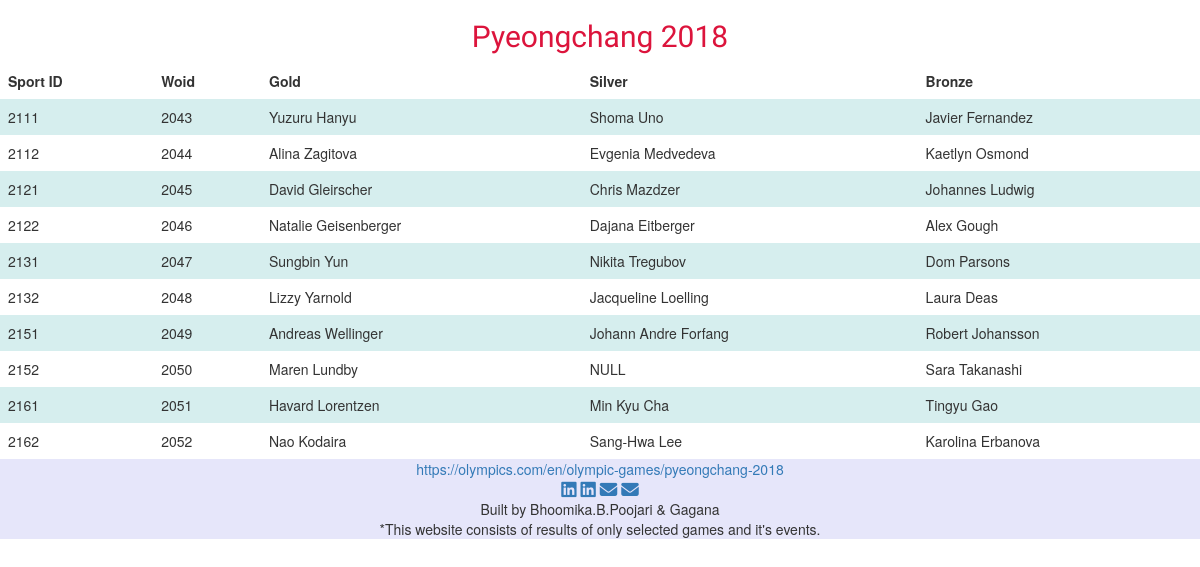
The app's page /WOspts/2018.php with its own data.
### tables this page shows
CREATE TABLE IF NOT EXISTS `winter_olympic` (
  `Woid` int(5) NOT NULL AUTO_INCREMENT,
  `Sportid` int(5) NOT NULL,
  `Year` int(5) NOT NULL,
  `Gold` varchar(100) NOT NULL,
  `Silver` varchar(100) NOT NULL,
  `Bronze` varchar(100) NOT NULL,
  PRIMARY KEY (`Woid`),
  KEY `Year` (`Year`,`Sportid`),
  KEY `SID1_fk` (`Sportid`)
);

### WOspts/2018.php (the view, shortened to what this page needs)
<!DOCTYPE html>
<html lang="en">
<head>
    <link href="https://cdn.jsdelivr.net/npm/bootstrap@5.1.3/dist/css/bootstrap.min.css"
    rel="stylesheet"
>
    <link rel="stylesheet" href="https://maxcdn.bootstrapcdn.com/bootstrap/3.4.1/css/bootstrap.min.css">
    <link rel="stylesheet" href="./css/style.css">
</head>
<body>
    <div class="container">
        <div class="row">
          <div class="text-center">
            <h2 class="site-title desc" style="font-size:30px;">Pyeongchang 2018</h2>
          </div>
        </div>
    </div>
<table>
  <tr>
  <th>Sport ID</th>
  <th>Woid</th>
  <th>Gold</th>
  <th>Silver</th>
  <th>Bronze</th>
  <?php
      $conn=mysqli_connect("localhost","root","","olympic_base");
      $sql="SELECT * FROM winter_olympic";
      $result=$conn->query($sql);
      if($result->num_rows>0){
        while($row=$result->fetch_assoc()){
          if($row["Year"]==2018)
          echo "<tr><td>".$row["Sportid"]."</td><td>".$row["Woid"]."</td><td>".$row["Gold"]."</td><td>".$row["Silver"]."</td><td>".$row["Bronze"]."</td></tr>";
        }
      }
        else{
          echo "no results";
        }
    ?>
</table>
<footer id="footer" class="text-center hdrbg">
<a href="https://olympics.com/en/olympic-games/pyeongchang-2018" add target="_blank">https://olympics.com/en/olympic-games/pyeongchang-2018</a><br>
    <a href="https://www.linkedin.com/in/bhoomika-poojari/" add target="_blank"> <i class=" foot fab fa-linkedin fa-lg"></i></a>
    <a href="https://www.linkedin.com/in/gagana-darshana/" add target="_blank"><i class=" foot fab fa-linkedin fa-lg"></i></a>
    <a href="mailto:poojaribhoomika5@gmail.com" add target="_blank"><i class=" foot fas fa-envelope fa-lg "></i></a>
    <a href="mailto:gagana.darshana@gmail.com" add target="_blank"> <i class=" foot fas fa-envelope fa-lg"></i></a>
    <p class="cp"> Built by Bhoomika.B.Poojari & Gagana <br>*This website consists of results of only selected games and it's events.</p>
  </footer>
</body>
</html>

### css/style.css (style rules this page uses)
:root { --MnB:#191970; --cfB:#6495ED; --Crs:#DC143C; --lsm:#FFA07A; --Gyw:#ADFF2F; --Tal:#008080; --Plm:#DDA0DD; --Lvn:#E6E6FA; --Lvb:#FFF0F5; --Lnn:#FAF0E6; --Abrl: 'Abril Fatface', cursive; --Amtc: 'Amatic SC', cursive; --Antn: 'Anton', sans-serif; --Atdr: 'Architects Daughter', cursive; --Cnzl: 'Cinzel', serif; --Gugi: 'Gugi', cursive; --Lato: 'Lato', sans-serif; --Mnda: 'Monda', sans-serif; --Rgts: 'Righteous', cursive; --Rbto: 'Roboto', sans-serif; --Sfia: 'Sofia', cursive; }
.desc { color:var(--Crs); font-family:var(--Mnda); }
.hdrbg { background-color:var(--Lvn); }
.text-center { text-align: center!important; }

### WOspts/2018.php (style rules this page uses)
table { border-collapse: collapse; width: 100%; }
th, td { text-align: left; padding: 8px; }
tr:nth-child(even) { background-color: #D6EEEE; }

### records on screen
winter_olympic: Sportid "2111", Woid "2043", Gold "Yuzuru Hanyu", Silver "Shoma Uno", Bronze "Javier Fernandez"
winter_olympic: Sportid "2112", Woid "2044", Gold "Alina Zagitova", Silver "Evgenia Medvedeva", Bronze "Kaetlyn Osmond"
winter_olympic: Sportid "2121", Woid "2045", Gold "David Gleirscher", Silver "Chris Mazdzer", Bronze "Johannes Ludwig"
winter_olympic: Sportid "2122", Woid "2046", Gold "Natalie Geisenberger", Silver "Dajana Eitberger", Bronze "Alex Gough"
winter_olympic: Sportid "2131", Woid "2047", Gold "Sungbin Yun", Silver "Nikita Tregubov", Bronze "Dom Parsons"
winter_olympic: Sportid "2132", Woid "2048", Gold "Lizzy Yarnold", Silver "Jacqueline Loelling", Bronze "Laura Deas"
winter_olympic: Sportid "2151", Woid "2049", Gold "Andreas Wellinger", Silver "Johann Andre Forfang", Bronze "Robert Johansson"
winter_olympic: Sportid "2152", Woid "2050", Gold "Maren Lundby", Silver "NULL", Bronze "Sara Takanashi"
winter_olympic: Sportid "2161", Woid "2051", Gold "Havard Lorentzen", Silver "Min Kyu Cha", Bronze "Tingyu Gao"
winter_olympic: Sportid "2162", Woid "2052", Gold "Nao Kodaira", Silver "Sang-Hwa Lee", Bronze "Karolina Erbanova"
